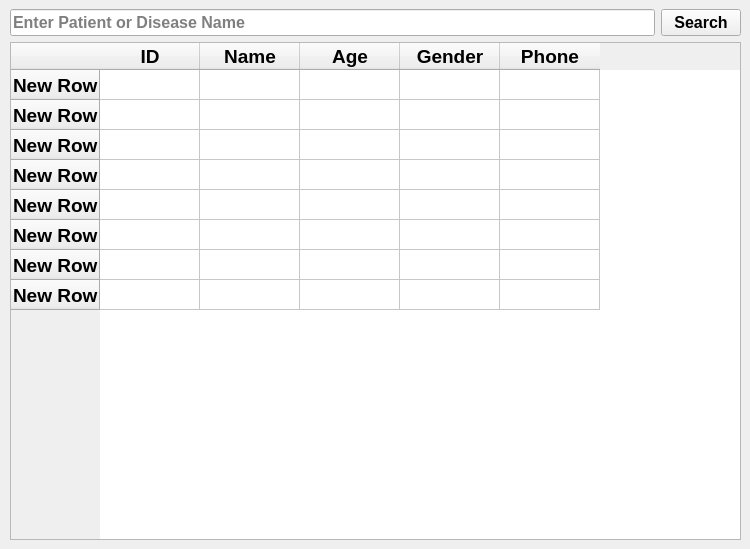
     <widget class="QWidget" name="listOfReports">
      <attribute name="title">
       <string>List of Reports</string>
      </attribute>
      <widget class="QWidget" name="layoutWidget_11">
       <property name="geometry">
        <rect>
         <x>10</x>
         <y>9</y>
         <width>731</width>
         <height>531</height>
        </rect>
       </property>
       <layout class="QGridLayout" name="gridLayout_16">
        <item row="0" column="0">
         <widget class="QLineEdit" name="searchOnP_D">
          <property name="font">
           <font>
            <family>Arial</family>
            <pointsize>12</pointsize>
            <weight>75</weight>
            <bold>true</bold>
           </font>
          </property>
          <property name="placeholderText">
           <string>Enter Patient or Disease Name</string>
          </property>
         </widget>
        </item>
        <item row="0" column="1">
         <widget class="QPushButton" name="searchR">
          <property name="font">
           <font>
            <family>Arial</family>
            <pointsize>12</pointsize>
            <weight>75</weight>
            <bold>true</bold>
           </font>
          </property>
          <property name="text">
           <string>Search</string>
          </property>
          <property name="icon">
           <iconset resource="../../Application/links.qrc">
            <normaloff>:/icons/icons/search.png</normaloff>:/icons/icons/search.png</iconset>
          </property>
          <property name="iconSize">
           <size>
            <width>30</width>
            <height>25</height>
           </size>
          </property>
         </widget>
        </item>
        <item row="1" column="0" colspan="2">
         <widget class="QTableWidget" name="tableWidget_6">
          <property name="font">
           <font>
            <family>Arial</family>
            <pointsize>14</pointsize>
            <weight>75</weight>
            <bold>true</bold>
           </font>
          </property>
          <property name="styleSheet">
           <string notr="true"/>
          </property>
          <row>
           <property name="text">
            <string>New Row</string>
           </property>
          </row>
          <row>
           <property name="text">
            <string>New Row</string>
           </property>
          </row>
          <row>
           <property name="text">
            <string>New Row</string>
           </property>
          </row>
          <row>
           <property name="text">
            <string>New Row</string>
           </property>
          </row>
          <row>
           <property name="text">
            <string>New Row</string>
           </property>
          </row>
          <row>
           <property name="text">
            <string>New Row</string>
           </property>
          </row>
          <row>
           <property name="text">
            <string>New Row</string>
           </property>
          </row>
          <row>
           <property name="text">
            <string>New Row</string>
           </property>
          </row>
          <column>
           <property name="text">
            <string>ID</string>
           </property>
          </column>
          <column>
           <property name="text">
            <string>Name</string>
           </property>
          </column>
          <column>
           <property name="text">
            <string>Age</string>
           </property>
          </column>
          <column>
           <property name="text">
            <string>Gender</string>
           </property>
          </column>
          <column>
           <property name="text">
            <string>Phone</string>
           </property>
          </column>
         </widget>
        </item>
       </layout>
      </widget>
     </widget>
